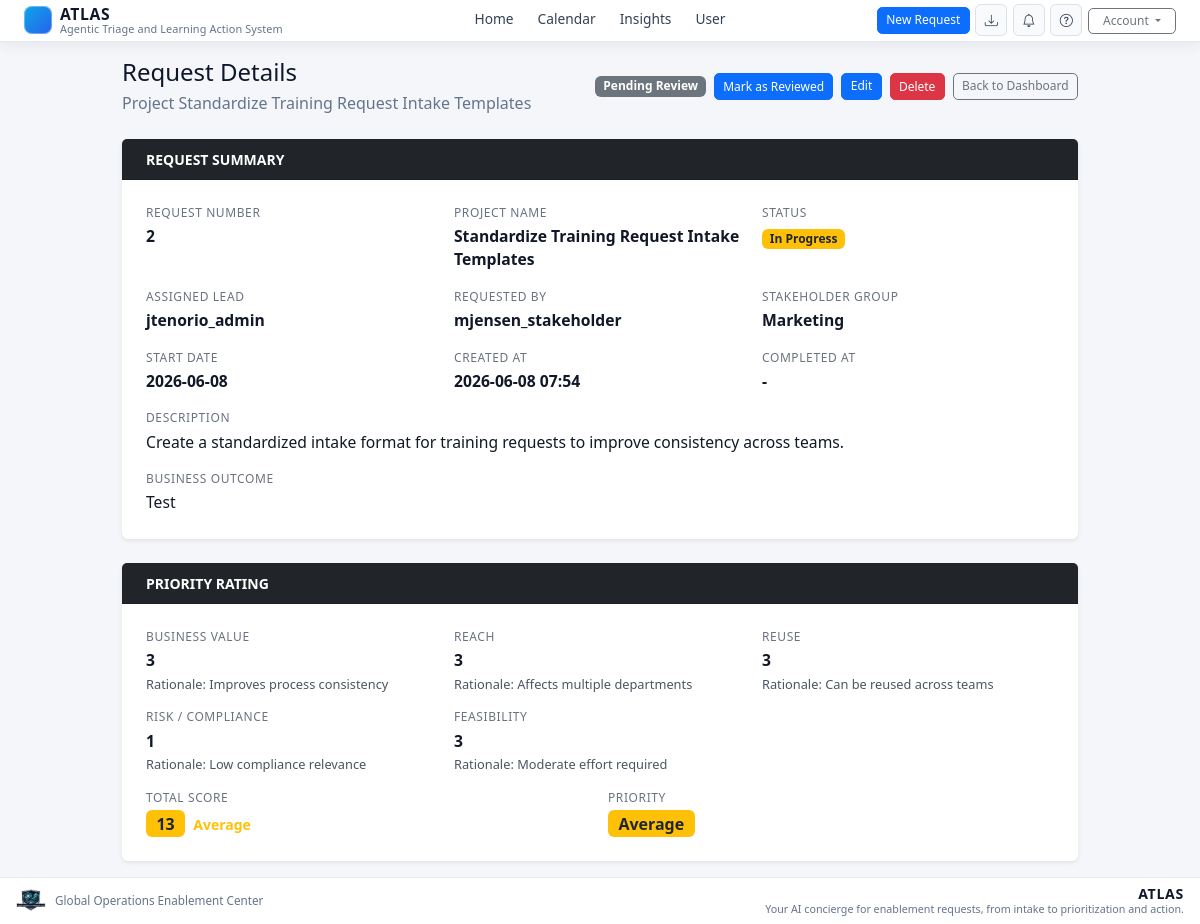
Page /view/2 (signed in) on the committed database.
### app.py (models this page shows)
class Request(db.Model):
    id = db.Column(db.Integer, primary_key=True)
    request_number = db.Column(db.Integer, unique=True, nullable=False)
    project_name = db.Column(db.String(200), nullable=False)
    assigned_lead = db.Column(db.String(120), nullable=False)
    requested_by = db.Column(db.String(120), nullable=False)
    stakeholder_group = db.Column(db.String(120), nullable=False)
    content_type = db.Column(db.String(120), nullable=True)
    status = db.Column(db.String(60), nullable=False, default="New")
    description = db.Column(db.Text, nullable=True)
    business_outcome = db.Column(db.Text, nullable=False)
    reviewed = db.Column(db.Boolean, nullable=False, default=False)
    created_at = db.Column(db.DateTime, nullable=False, default=datetime.utcnow)
    start_date = db.Column(db.Date, nullable=True)
    end_date = db.Column(db.DateTime, nullable=True)
    visibility = db.Column(db.Integer, nullable=False, default=0)
    business_value = db.Column(db.Integer, nullable=False, default=0)
    reach = db.Column(db.Integer, nullable=False, default=0)
    reuse = db.Column(db.Integer, nullable=False, default=0)
    risk_compliance = db.Column(db.Integer, nullable=False, default=0)
    feasibility = db.Column(db.Integer, nullable=False, default=0)
    business_value_rationale = db.Column(db.Text, nullable=False, default="")
    reach_rationale = db.Column(db.Text, nullable=False, default="")
    reuse_rationale = db.Column(db.Text, nullable=False, default="")
    risk_compliance_rationale = db.Column(db.Text, nullable=False, default="")
    feasibility_rationale = db.Column(db.Text, nullable=False, default="")
    total_score = db.Column(db.Integer, nullable=False, default=0)
    priority = db.Column(db.String(30), nullable=False, default="Low")

### app.py (the view)
@app.route("/view/<int:request_id>", methods=["GET"])
@login_required
def view_request(request_id):
    intake_request = Request.query.get_or_404(request_id)
    return render_template(
        "request_detail.html",
        intake_request=intake_request,
        normalize_status=_normalize_status,
    )

### app.py (called while the page is built)
def _normalize_status(status):
    return status if status in STATUS_OPTIONS else DEFAULT_STATUS

@login_manager.user_loader
def load_user(user_id):
    try:
        return User.query.get(int(user_id))
    except (TypeError, ValueError):
        return None

def _priority_rule_for_score(total):
    for rule in PRIORITY_RULES:
        if total >= rule["min_score"]:
            return rule
    return PRIORITY_RULES[-1]

def _priority_rule_for_label(priority_label):
    normalized = _normalize_priority_label(priority_label)
    for rule in PRIORITY_RULES:
        if rule["label"] == normalized:
            return rule
    return PRIORITY_RULES[-1]

def _normalize_priority_label(priority_label):
    normalized = (priority_label or "").strip().lower()
    return PRIORITY_LABEL_ALIASES.get(normalized, "")

@app.context_processor
def inject_download_url():
    dashboard_params = {
        key: value
        for key, value in request.args.items()
        if key in {
            "view",
            "q",
            "stakeholder_group",
            "requested_by",
            "assigned_lead",
            "status",
            "priority",
            "start_date_from",
            "start_date_to",
            "sort",
            "order",
        }
        and value
    }
    if request.endpoint == "dashboard" and dashboard_params:
        download_url = url_for("download_csv", **dashboard_params)
    else:
        download_url = url_for("download_csv")
    return {
        "download_url": download_url,
        "priority_levels": PRIORITY_RULES,
        "priority_meta_for_score": _priority_rule_for_score,
        "priority_meta_for_label": _priority_rule_for_label,
    }

### templates/request_detail.html (shortened to what this page needs)
{% extends "base.html" %}
{% block content %}
<div class="row justify-content-center">
    <div class="col-12 col-xl-10">
        <div class="d-flex flex-wrap align-items-center justify-content-between gap-2 mb-4">
            <div>
                <h1 class="h4 mb-1">Request Details</h1>
                <p class="text-muted mb-0">Project {{ intake_request.project_name }}</p>
            </div>
            <div class="d-flex align-items-center gap-2">
                {% if intake_request.reviewed %}
                    <span class="badge bg-success">Reviewed</span>
                {% else %}
                    <span class="badge bg-secondary">Pending Review</span>
                {% endif %}
                {% if current_user.role in ['internal', 'admin'] %}
                    {% if not intake_request.reviewed %}
                        <form method="post" action="{{ url_for('mark_request_reviewed', id=intake_request.id) }}" class="d-inline">
                            <button type="submit" class="btn btn-sm btn-primary">Mark as Reviewed</button>
                        </form>
                    {% else %}
                        <form method="post" action="{{ url_for('unmark_request_reviewed', id=intake_request.id) }}" class="d-inline">
                            <button type="submit" class="btn btn-sm btn-outline-secondary">Unmark Review</button>
                        </form>
                    {% endif %}
                {% endif %}
                {% if (current_user.role == 'stakeholder' and intake_request.requested_by == current_user.username and not intake_request.reviewed) or current_user.role in ['internal', 'admin'] %}
                    <a class="btn btn-sm btn-primary" href="{{ url_for('edit_request', request_id=intake_request.id) }}">Edit</a>
                {% endif %}
                {% if current_user.role == 'admin' or (current_user.role == 'stakeholder' and intake_request.requested_by == current_user.username and not intake_request.reviewed) %}
                    <form method="post" action="{{ url_for('delete_request', id=intake_request.id) }}" class="d-inline">
                        <button type="submit" class="btn btn-sm btn-danger" onclick="return confirm('Are you sure you want to delete this request?')">Delete</button>
                    </form>
                {% endif %}
                <a class="btn btn-sm btn-outline-secondary" href="{{ url_for('dashboard') }}">Back to Dashboard</a>
            </div>
        </div>
        <div class="card border-0 shadow-sm mb-4">
            <div class="card-header bg-dark text-white py-2 px-4">
                <span class="fw-semibold small text-uppercase">Request Summary</span>
            </div>
            <div class="card-body p-4">
                <div class="row g-3">
                    <div class="col-md-4">
                        <div class="detail-label">Request Number</div>
                        <div class="detail-value">{{ intake_request.request_number }}</div>
                    </div>
                    <div class="col-md-4">
                        <div class="detail-label">Project Name</div>
                        <div class="detail-value">{{ intake_request.project_name }}</div>
                    </div>
                    <div class="col-md-4">
                        <div class="detail-label">Status</div>
                        {% set display_status = normalize_status(intake_request.status) %}
                        {% if display_status == 'New' %}
                            <span class="badge bg-primary">{{ display_status }}</span>
                        {% elif display_status == 'In Progress' %}
                            <span class="badge bg-warning text-dark">{{ display_status }}</span>
                        {% elif display_status == 'Deferred' %}
                            <span class="badge" style="background-color:#0ea5a4; color:#fff;">{{ display_status }}</span>
                        {% elif display_status == 'Completed' %}
                            <span class="badge bg-success">{{ display_status }}</span>
                        {% else %}
                            <span class="badge bg-secondary">{{ display_status }}</span>
                        {% endif %}
                    </div>
                    <div class="col-md-4">
                        <div class="detail-label">Assigned Lead</div>
                        <div class="detail-value">{{ intake_request.assigned_lead }}</div>
                    </div>
                    <div class="col-md-4">
                        <div class="detail-label">Requested By</div>
                        <div class="detail-value">{{ intake_request.requested_by }}</div>
                    </div>
                    <div class="col-md-4">
                        <div class="detail-label">Stakeholder Group</div>
                        <div class="detail-value">{{ intake_request.stakeholder_group }}</div>
                    </div>
                    <div class="col-md-4">
                        <div class="detail-label">Start Date</div>
                        <div class="detail-value" data-iso-date="{{ intake_request.start_date.strftime('%Y-%m-%d') if intake_request.start_date else '' }}"></div>
                    </div>
                    <div class="col-md-4">
                        <div class="detail-label">Created At</div>
                        <div class="detail-value">{{ intake_request.created_at.strftime('%Y-%m-%d %H:%M') }}</div>
                    </div>
                    <div class="col-md-4">
                        <div class="detail-label">Completed At</div>
                        <div class="detail-value">{{ intake_request.end_date.strftime('%Y-%m-%d %H:%M') if intake_request.end_date else '-' }}</div>
                    </div>
                    <div class="col-12">
                        <div class="detail-label">Description</div>
                        <div class="detail-value detail-description">{{ intake_request.description if intake_request.description else 'No description provided.' }}</div>
                    </div>
                    <div class="col-12">
                        <div class="detail-label">Business Outcome</div>
                        <div class="detail-value detail-description">{{ intake_request.business_outcome if intake_request.business_outcome else 'No business outcome provided.' }}</div>
                    </div>
                </div>
            </div>
        </div>
        <div class="card border-0 shadow-sm">
            <div class="card-header bg-dark text-white py-2 px-4">
                <span class="fw-semibold small text-uppercase">Priority Rating</span>
            </div>
            <div class="card-body p-4">
                <div class="row g-3">
                    <div class="col-md-4">
                        <div class="detail-label">Business Value</div>
                        <div class="detail-value">{{ intake_request.business_value }}</div>
                        <div class="detail-note">Rationale: {{ intake_request.business_value_rationale if intake_request.business_value_rationale else '-' }}</div>
                    </div>
                    <div class="col-md-4">
                        <div class="detail-label">Reach</div>
                        <div class="detail-value">{{ intake_request.reach }}</div>
                        <div class="detail-note">Rationale: {{ intake_request.reach_rationale if intake_request.reach_rationale else '-' }}</div>
                    </div>
                    <div class="col-md-4">
                        <div class="detail-label">Reuse</div>
                        <div class="detail-value">{{ intake_request.reuse }}</div>
                        <div class="detail-note">Rationale: {{ intake_request.reuse_rationale if intake_request.reuse_rationale else '-' }}</div>
                    </div>
                    <div class="col-md-4">
                        <div class="detail-label">Risk / Compliance</div>
                        <div class="detail-value">{{ intake_request.risk_compliance }}</div>
                        <div class="detail-note">Rationale: {{ intake_request.risk_compliance_rationale if intake_request.risk_compliance_rationale else '-' }}</div>
                    </div>
                    <div class="col-md-4">
                        <div class="detail-label">Feasibility</div>
                        <div class="detail-value">{{ intake_request.feasibility }}</div>
                        <div class="detail-note">Rationale: {{ intake_request.feasibility_rationale if intake_request.feasibility_rationale else '-' }}</div>
                    </div>
                    <div class="col-md-6">
                        <div class="detail-label">Total Score</div>
                        <div>
                            {% set score_priority = priority_meta_for_score(intake_request.total_score) %}
                            <span class="badge fs-6 {{ score_priority.badge_class }}">{{ intake_request.total_score }}</span>
                            <span class="small ms-1 {{ score_priority.text_class }} fw-semibold">{{ score_priority.label }}</span>
                        </div>
                    </div>
                    <div class="col-md-6">
                        <div class="detail-label">Priority</div>
                        {% set label_priority = priority_meta_for_label(intake_request.priority) %}
                        <span class="badge fs-6 {{ label_priority.badge_class }}">{{ label_priority.label }}</span>
                    </div>
                </div>
            </div>
        </div>
    </div>
</div>
{% endblock %}

### templates/base.html (style rules this page uses)
:root { --app-bg: #f4f6fa; --app-text: #0f172a; --surface-bg: #ffffff; --surface-border: #e6eaf0; --muted-text: #64748b; --card-bg: #fbfcfe; --card-border: #e5eaf1; --table-head-bg: #f3f6fa; --table-row-hover: #f8fbff; --input-bg: #ffffff; }
html, body { height: 100%; }
body { background: var(--app-bg); color: var(--app-text); min-height: 100vh; display: flex; flex-direction: column; margin: 0; }
.card, .modal-content, .dropdown-menu { background: var(--surface-bg); border-color: var(--surface-border); color: var(--app-text); }
.text-muted, .text-secondary { color: var(--muted-text) !important; }
.btn { border-radius: 0.35rem; font-size: 0.8rem; padding: 0.28rem 0.62rem; }
.btn.btn-sm { border-radius: 0.32rem; font-size: 0.75rem; padding: 0.2rem 0.52rem; }

### templates/request_detail.html (style rules this page uses)
.detail-label { font-size: 0.75rem; text-transform: uppercase; letter-spacing: 0.05em; color: #6b7280; margin-bottom: 0.2rem; }
.detail-value { font-size: 0.98rem; color: #111827; font-weight: 600; }
.detail-description { font-weight: 500; white-space: pre-wrap; }
.detail-note { font-size: 0.8rem; color: #4b5563; margin-top: 0.2rem; line-height: 1.3; }

### rows in the picture
Request: project_name "Standardize Training Request Intake Templates", request_number "2", status "In Progress", assigned_lead "jtenorio_admin", requested_by "mjensen_stakeholder", stakeholder_group "Marketing", created_at "2026-06-08 07:54", end_date "-", description "Create a standardized intake format for training requests to improve consistency across teams.", business_outcome "Test", business_value "3", business_value_rationale "Improves process consistency", reach "3", reach_rationale "Affects multiple departments", reuse "3", reuse_rationale "Can be reused across teams", risk_compliance "1", risk_compliance_rationale "Low compliance relevance", feasibility "3", feasibility_rationale "Moderate effort required", total_score "13", label "Average"
